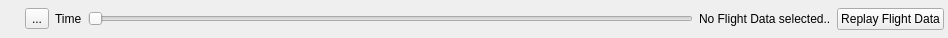
<?xml version="1.0" encoding="UTF-8"?>
<ui version="4.0">
 <class>QGCMAVLinkLogPlayer</class>
 <widget class="QWidget" name="QGCMAVLinkLogPlayer">
  <property name="geometry">
   <rect>
    <x>0</x>
    <y>0</y>
    <width>948</width>
    <height>38</height>
   </rect>
  </property>
  <property name="windowTitle">
   <string>Form</string>
  </property>
  <layout class="QHBoxLayout" name="horizontalLayout">
   <property name="leftMargin">
    <number>12</number>
   </property>
   <property name="topMargin">
    <number>0</number>
   </property>
   <property name="rightMargin">
    <number>4</number>
   </property>
   <property name="bottomMargin">
    <number>0</number>
   </property>
   <item>
    <widget class="QLabel" name="logStatsLabel">
     <property name="text">
      <string/>
     </property>
    </widget>
   </item>
   <item>
    <widget class="QToolButton" name="playButton">
     <property name="toolTip">
      <string>Start to replay Flight Data</string>
     </property>
     <property name="statusTip">
      <string>Start to replay Flight Data</string>
     </property>
     <property name="whatsThis">
      <string>Start to replay Flight Data</string>
     </property>
     <property name="text">
      <string>...</string>
     </property>
     <property name="icon">
      <iconset resource="../../qgcresources.qrc">
       <normaloff>:/res/Play</normaloff>:/res/Play</iconset>
     </property>
     <property name="checkable">
      <bool>true</bool>
     </property>
     <property name="checked">
      <bool>false</bool>
     </property>
    </widget>
   </item>
   <item>
    <widget class="QLabel" name="timeLabel">
     <property name="text">
      <string>Time</string>
     </property>
    </widget>
   </item>
   <item>
    <widget class="QSlider" name="positionSlider">
     <property name="maximum">
      <number>10000</number>
     </property>
     <property name="pageStep">
      <number>100</number>
     </property>
     <property name="tracking">
      <bool>false</bool>
     </property>
     <property name="orientation">
      <enum>Qt::Horizontal</enum>
     </property>
    </widget>
   </item>
   <item>
    <widget class="QLabel" name="logFileNameLabel">
     <property name="text">
      <string>No Flight Data selected..</string>
     </property>
    </widget>
   </item>
   <item>
    <widget class="QPushButton" name="selectFileButton">
     <property name="toolTip">
      <string>Select the Flight Data to replay</string>
     </property>
     <property name="statusTip">
      <string>Select the Flight Data to replay</string>
     </property>
     <property name="whatsThis">
      <string>Select the Flight Data to replay</string>
     </property>
     <property name="text">
      <string>Replay Flight Data</string>
     </property>
    </widget>
   </item>
  </layout>
 </widget>
 <resources>
  <include location="../../qgcresources.qrc"/>
 </resources>
 <connections/>
</ui>
